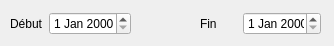
<?xml version="1.0" encoding="UTF-8"?>
<ui version="4.0">
 <class>PeriodEdit</class>
 <widget class="QWidget" name="PeriodEdit">
  <property name="geometry">
   <rect>
    <x>0</x>
    <y>0</y>
    <width>334</width>
    <height>46</height>
   </rect>
  </property>
  <property name="sizePolicy">
   <sizepolicy hsizetype="Preferred" vsizetype="Fixed">
    <horstretch>0</horstretch>
    <verstretch>0</verstretch>
   </sizepolicy>
  </property>
  <property name="minimumSize">
   <size>
    <width>0</width>
    <height>30</height>
   </size>
  </property>
  <property name="windowTitle">
   <string>HPanel</string>
  </property>
  <widget class="QWidget" name="">
   <property name="geometry">
    <rect>
     <x>10</x>
     <y>10</y>
     <width>121</width>
     <height>28</height>
    </rect>
   </property>
   <layout class="QHBoxLayout" name="startLayout">
    <item>
     <widget class="QLabel" name="startLabel">
      <property name="text">
       <string>Début</string>
      </property>
     </widget>
    </item>
    <item>
     <widget class="DateEdit" name="start"/>
    </item>
   </layout>
  </widget>
  <widget class="QWidget" name="">
   <property name="geometry">
    <rect>
     <x>200</x>
     <y>10</y>
     <width>121</width>
     <height>28</height>
    </rect>
   </property>
   <layout class="QHBoxLayout" name="endLayout">
    <item>
     <widget class="QLabel" name="endLabel">
      <property name="text">
       <string>Fin      </string>
      </property>
     </widget>
    </item>
    <item>
     <widget class="DateEdit" name="end"/>
    </item>
   </layout>
  </widget>
 </widget>
 <customwidgets>
  <customwidget>
   <class>DateEdit</class>
   <extends>QDateEdit</extends>
   <header>widget/date_edit.h</header>
  </customwidget>
 </customwidgets>
 <resources/>
 <connections/>
</ui>
